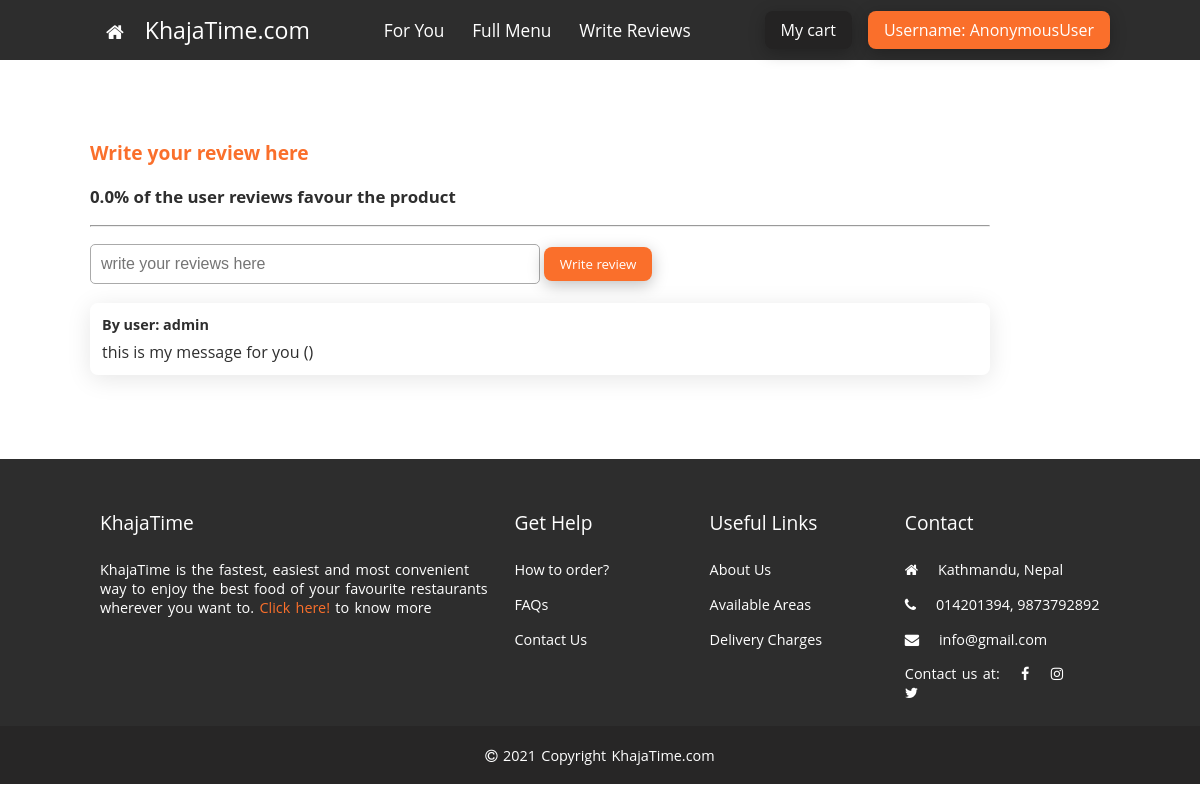
The page /reviews/ on the database as committed earlier.
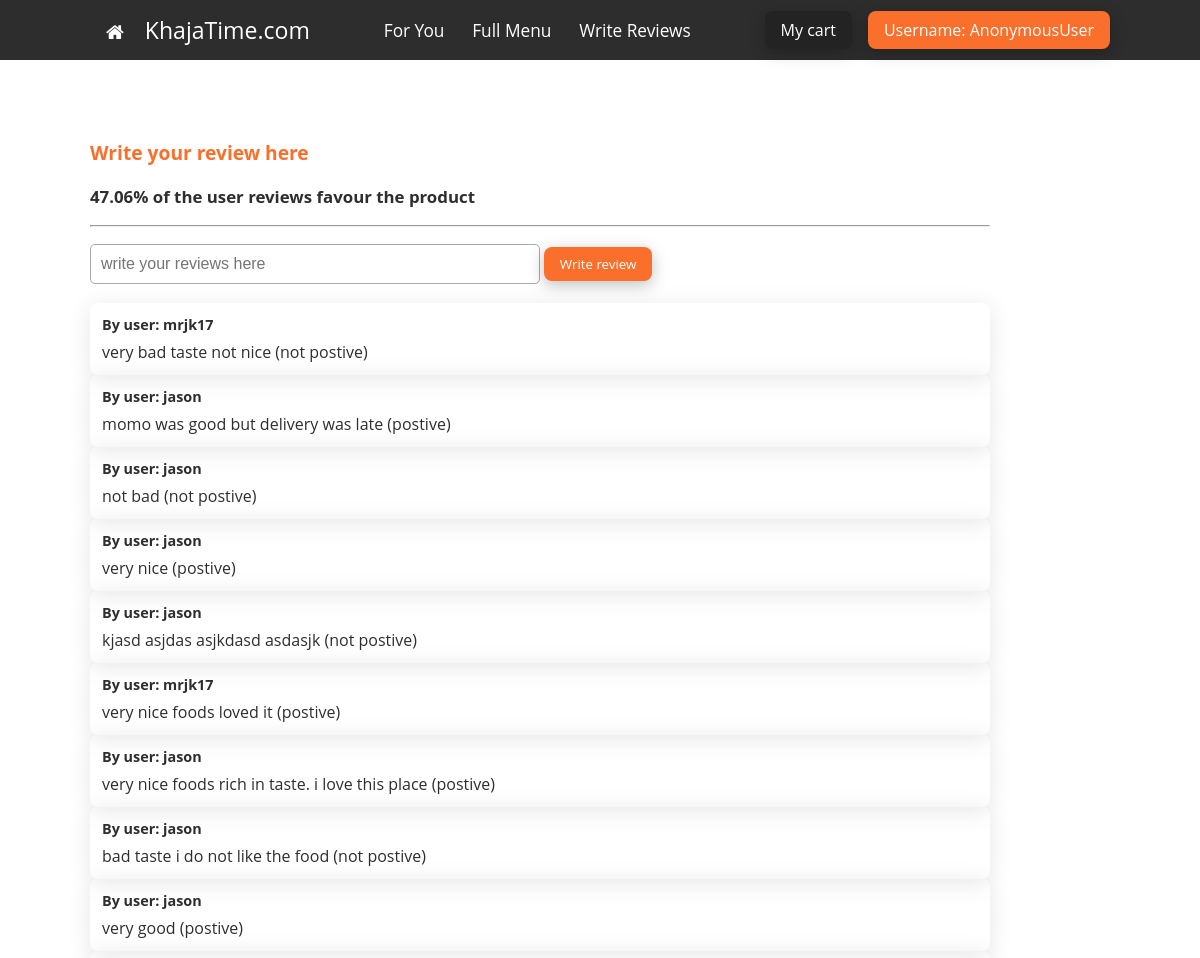
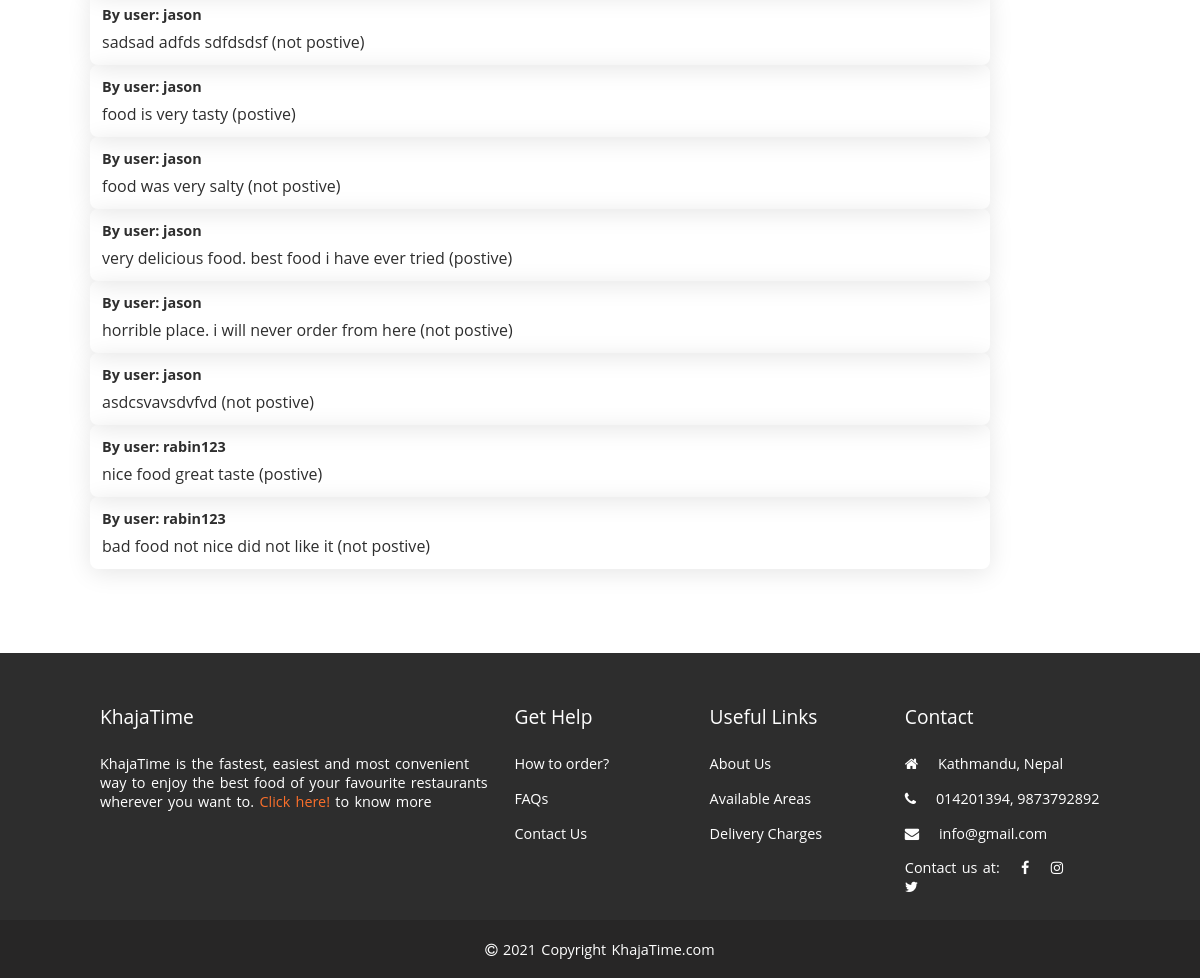
The same page on the database as committed later (2 pictures, top to bottom).
### restaurant/models.py (models this page shows, shortened)
class Review(models.Model):
    username=models.TextField(max_length=20)
    review=models.TextField(max_length=300)
    sentiment=models.TextField(max_length=20,default="")

### restaurant/views.py (the view, shortened to what this page needs)
# urls.py: path('reviews/',views.reviews,name='reviews'),
def reviews(request):
    uname=request.user.username
    postivecount=0
    negativecount=0
    allreviews=Review.objects.all()
    total=len(allreviews)
    for r in allreviews:
        if r.sentiment=="postive":
            postivecount=postivecount+1
        if r.sentiment=="negative":
            negativecount==negativecount+1
    allreviews=Review.objects.all()
    return render(request, 'restaurant/reviews.html',{"reviews":allreviews,"uname":uname,"title":"Reviews","postive":round((postivecount/total)*100,2),"negative":round((negativecount/total)*100,2)})

### restaurant/templates/restaurant/reviews.html (shortened to what this page needs)
{%extends 'restaurant/baseforhome.html'%}
{%block content%}
<section class="review cmt mb-lg wrapper" style="width: 90%;">
    <h3 class="title-xs text-primary">Write your review here</h3>
    <h3>{{postive}}% of the user reviews favour the product</h3>
    <form action="" method="POST">
        <hr>
        <input type="textarea" placeholder="write your reviews here" name="review">
        <button type="submit" class="btn primary"  style="font-family: 'Open Sans', sans-serif;">Write review</button>
    </form>
    <br>
    <div class="written-reviews">
        {%for r in reviews%}
        <div class="card">
            <p class="tittle-xs bold">By user: {{r.username}}</p>
            <p class="title-xxs">
                {{r.review}} (<span>{{r.sentiment}}<span>)
            </p>
        </div>
    {%endfor%}
    </div>
</section>
{%endblock%}

### restaurant/templates/restaurant/baseforhome.html (shortened to what this page needs)
{%load static%}
<!DOCTYPE html>
<html lang="en">
<head>
  <link rel="stylesheet" href="https://cdnjs.cloudflare.com/ajax/libs/font-awesome/4.7.0/css/font-awesome.min.css" />
  <link rel="stylesheet" href="{%static 'base.css'%}" />
  <link rel="stylesheet" href="{%static 'style.css'%}" />
  <link rel="stylesheet" href="https://unpkg.com/swiper/swiper-bundle.min.css" />
</head>
<body>
  <div>
  <section class="navbar bg-secondary fixed-top full-width" style="z-index: 1000;">
    <nav class="text-light flex justify-between wrapper-x items-center">
      <div class="title-xs">
        <a href="#" class="mx-md text-light"> <i class="fa fa-home"></i></a>
        <a class="nav-items mr-lg text-light" href="{%url 'foryou'%}">KhajaTime.com</a>
      </div>
      <div class="nav-links">
        <a class="nav-items mr-lg text-light" href="{%url 'foryou'%}">For You</a>
        <a class="nav-items mr-lg text-light" href="{%url 'fullmenu'%}">Full Menu</a>
        <a class="nav-items mr-lg text-light" href="{%url 'reviews'%}">Write Reviews</a>
      </div>
      <div class="ml-5 flex">
        <a href="/cart/" class="btn login-btn text-light title-xxs mr-md"
          style="font-family: 'Open Sans', sans-serif">My cart</a>
        <div class="dropdown">
          <button class="btn primary text-light title-xxs" style="font-family: 'Open Sans', sans-serif">
            Username: {{user}}
          </button>
        </div>
      </div>
    </nav>
  </section>
   </div>
  <div class="container">
    {% block content %}
    {% endblock%}
  </div>
  <section class="bg-secondary text-light full-width">
    <footer class="footer">
      <div class="footer-data flex">
        <div class="flex-2 mr-lg">
          <div class="title-xs mb-lg">KhajaTime</div>
          <div>
            <p>
              KhajaTime is the fastest, easiest and most convenient way to
              enjoy the best food of your favourite restaurants wherever you
              want to.
              <a href="{%url 'about'%}" class="text-primary">Click here!</a>
              to know more
            </p>
          </div>
        </div>
        <div class="flex-1">
          <div class="title-xs mb-lg">Get Help</div>
          <div class="nav-links flex column">
            <a href="#" class="nav-items mb-md text-light">How to order?</a>
            <a href="{%url 'faq'%}" class="nav-items mb-md text-light">FAQs</a>
            <a href="{%url 'contact'%}" class="nav-items mb-md text-light">Contact Us</a>
          </div>
        </div>
        <div class="flex-1">
          <div class="title-xs mb-lg">Useful Links</div>
          <div class="nav-links flex column">
            <a href="{%url 'about'%}" class="nav-items mb-md text-light">About Us</a>
            <a href="#" class="nav-items mb-md text-light">Available Areas</a>
            <a href="#" class="nav-items mb-md text-light">Delivery Charges</a>
          </div>
        </div>
        <div class="flex-1">
          <div class="title-xs mb-lg">Contact</div>
          <div class="nav-links flex column">
            <a href="#" class="nav-items mb-md text-light"><i class="fa fa-home mr-md"></i> Kathmandu, Nepal</a>
            <a href="#" class="nav-items mb-md text-light"><i class="fa fa-phone mr-md"></i> 014201394, 9873792892</a>
            <a href="#" class="nav-items text-light"><i class="fa fa-envelope mr-md"></i> info@gmail.com</a>
            <p>
              Contact us at:
              <a href="#" class="mx-md text-light">
                <i class="fa fa-facebook"></i></a>
              <a href="#" class="mr-md text-light">
                <i class="fa fa-instagram"></i></a>
              <a href="#" class="mr-md text-light">
                <i class="fa fa-twitter"></i></a>
            </p>
          </div>
        </div>
      </div>
      <div class="copyright text-center full-width">
        <p>
          <i class="fa fa-copyright"></i> 2021 Copyright KhajaTime.com
        </p>
      </div>
    </footer>
  </section>
  </body>
</body>
</html>

### restaurant/static/base.css (style rules this page uses)
* { box-sizing: border-box; }
body { margin: 0; font-family: 'Open Sans', sans-serif; }
input, select, button, textarea { cursor: pointer; }
.flex { display: flex; }
.justify-between { justify-content: space-between; }
.items-center { align-items: center; }
.column { flex-direction: column; }
.flex-1 { flex: 1; }
.flex-2 { flex: 2; }
.mr-md { margin-right: 16px; }
.mr-lg { margin-right: 24px; }
.mb-md { margin-bottom: 16px; }
.mb-lg { margin-bottom: 24px; }
.mx-md { margin-right: 16px; margin-left: 16px; }
.full-width { width: 100%; }
.fixed-top { position: fixed; top: 0; }
.wrapper { padding: 7.5vh 7.5vw; }
.wrapper-x { padding: 0 7.5vw; }
body { font-family: 'Open Sans', sans-serif; color: #2e2e2e; font-size: 0.9rem; background-size: 6%; }
body::before { height: 100%; width: 100%; position: absolute; top: 0; left: 0; background-size: 6%; filter: brightness(0.6); font-family: 'Open Sans', sans-serif; }
nav { height:60px; z-index: 1; }
nav .nav-items { font-size: 1.2em; color: #1f9cc6; }
nav .nav-items.text-light { color: #fff; }
.btn { padding: 8px 16px; border-radius: 8px; background: rgba(0, 0, 0, 0.12); border: none; box-sizing: border-box; color: #2e2e2e; font-family: 'Open Sans', 'sans-serif'; box-shadow: 0 4px 16px rgba(0, 0, 0, 0.25); }
.btn.primary { background: #fa6f2b; color: #fff; }
.bg-secondary { background-color: #2d2d2d; }
.text-primary { color: #fa6f2b; }
.text-light { color: #fff; }
.title-xxs { font-size: 1rem; }
.title-xs { font-size: 1.2rem; }
.text-center { text-align: center; }
.bold { font-weight: bold; }
.card { border-radius: 8px; padding: 16px; box-shadow: 0 4px 24px rgba(0, 0, 0, 0.1); }
a { cursor: pointer; text-decoration: none; }

### restaurant/static/style.css (style rules this page uses)
.cmt { margin-top: 60px; }
.login-btn { background-color: #242323; }
.footer-data { padding-top: 50px; padding-bottom: 10px; padding-left: 100px; padding-right: 100px; }
.footer p { word-spacing: .1rem; }
.copyright { background-color: #272626; padding: 5px 0px; }
.dropdown { position: relative; display: inline-block; }
.review input { padding: 10px; border: 1px solid rgb(170, 170, 170); border-radius: 5px; font-size: 1rem; width: 50%; margin-top: 10px; }
.review .card { padding: 5px; }
.review .card p { margin: 7px; }

Rows that differ between the two databases and show on the page:
removed Review: username "admin", review "this is my message for you"
added Review: username "mrjk17", review "very bad taste not nice", sentiment "not postive"
added Review: username "jason", review "momo was good but delivery was late", sentiment "postive"
added Review: username "jason", review "not bad", sentiment "not postive"
added Review: username "jason", review "very nice", sentiment "postive"
added Review: username "jason", review "kjasd asjdas asjkdasd asdasjk", sentiment "not postive"
added Review: username "mrjk17", review "very nice foods loved it", sentiment "postive"
added Review: username "jason", review "very nice foods rich in taste. i love this place", sentiment "postive"
added Review: username "jason", review "bad taste i do not like the food", sentiment "not postive"
added Review: username "jason", review "very good", sentiment "postive"
added Review: username "jason", review "sadsad adfds sdfdsdsf", sentiment "not postive"
added Review: username "jason", review "food is very tasty", sentiment "postive"
added Review: username "jason", review "food was very salty", sentiment "not postive"
added Review: username "jason", review "very delicious food. best food i have ever tried", sentiment "postive"
added Review: username "jason", review "horrible place. i will never order from here", sentiment "not postive"
added Review: username "jason", review "asdcsvavsdvfvd", sentiment "not postive"
added Review: username "rabin123", review "nice food great taste", sentiment "postive"
added Review: username "rabin123", review "bad food not nice did not like it", sentiment "not postive"
Other text that changed with them:
{{ postive }}: "0.0" → "47.06"
